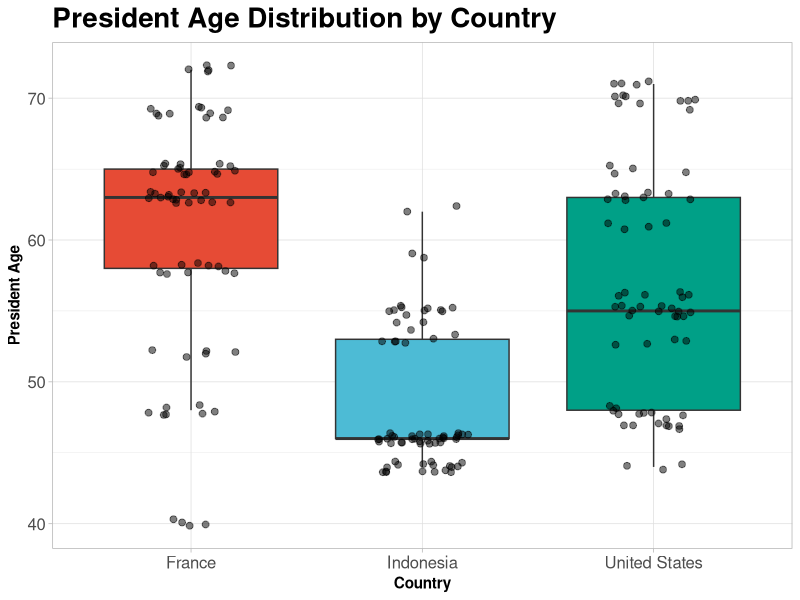

Recreate this plot in R.
## ---- chunk 1

knitr::opts_chunk$set(echo = TRUE, message = FALSE, warning = FALSE)

## ---- chunk 2

# library #

library(tidyr)
library(dplyr)
library(here)
library(readr)
library(ggsci)
library(ggplot2)
library(kableExtra)
library(RColorBrewer)

## ---- chunk 3

# load data from tidy tuesday democracy data #

raw_democracy <- read_csv(here("tidy_tuesday","data", "w13_democracy_data.csv"))

# display #
head(raw_democracy)

## ---- chunk 4

# clean up raw data #

# select for president birthyear, acccesion year and country #

clean_democracy <- raw_democracy %>% #filter/select out important variables 
  select(president_birthyear, president_accesion_year, country_name) %>%
  group_by(country_name) %>%  #group by country
  drop_na() #drop nas

clean_democracy %>% 
  head(6) %>% 
  kable() 

## ---- chunk 5
# summary data #

# find the age of the president at the time he/she were elected #

summary_democracy <- clean_democracy %>%
  mutate(president_age = president_accesion_year - president_birthyear) %>% 
   # calculate and add the president age
  filter(country_name %in% c("Indonesia", "United States", "France")) %>%
  group_by(country_name) # group by country for plot

# display #
summary_democracy %>% 
  head(6) %>% 
  kable() 

## ---- chunk 6

# calculate mean to visualize data in table format #

# table mean data peak #
mean_age_by_country <- summary_democracy %>%
  group_by(country_name) %>%
  summarise(mean_age = mean(president_age, na.rm = TRUE))

# display #
mean_age_by_country %>% 
  head(6) %>% 
  kable() 

## ---- chunk 7

# create the box plot and jittered individual points using ggplot geom_jitter and geom_boxplot #

president_age_box_plot<-ggplot(summary_democracy, aes(x = country_name, y = president_age, fill = country_name)) +
  geom_boxplot(outlier.shape = NA) +  # hide outliers from boxplot
  geom_jitter(width = 0.2, alpha = 0.5, size = 2) +  # add jittered individual points with transparency
  scale_fill_npg() +  #npg pallete
  labs(title = "President Age Distribution by Country",
       x = "Country",
       y = "President Age") +
  theme_light() +  # light theme for the plot
  theme(
    plot.title = element_text(face = "bold", size = 20),  # bold plot title
    axis.title = element_text(face = "bold"),  # bold 
    axis.text = element_text(size = 12),  # text size
    legend.position = "none"  # hide legend
  )

president_age_box_plot
